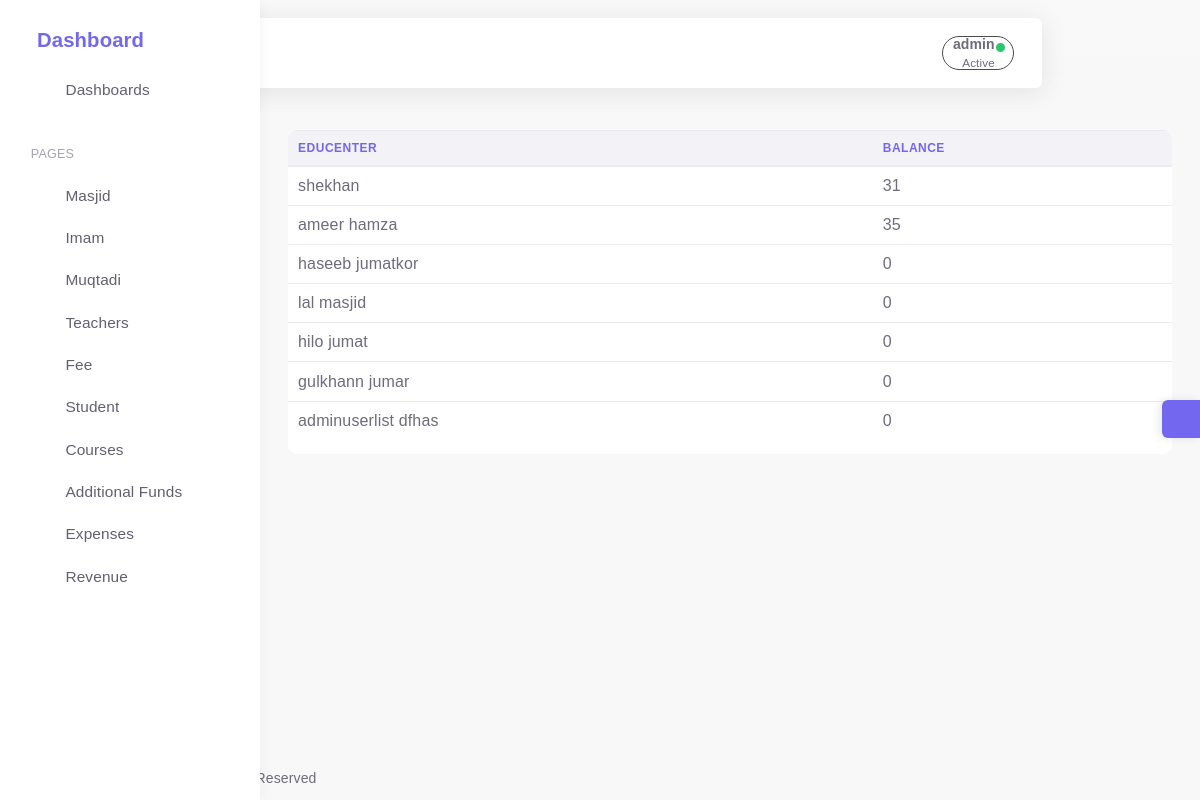
The app's page /totalrevenue (signed in), older data.
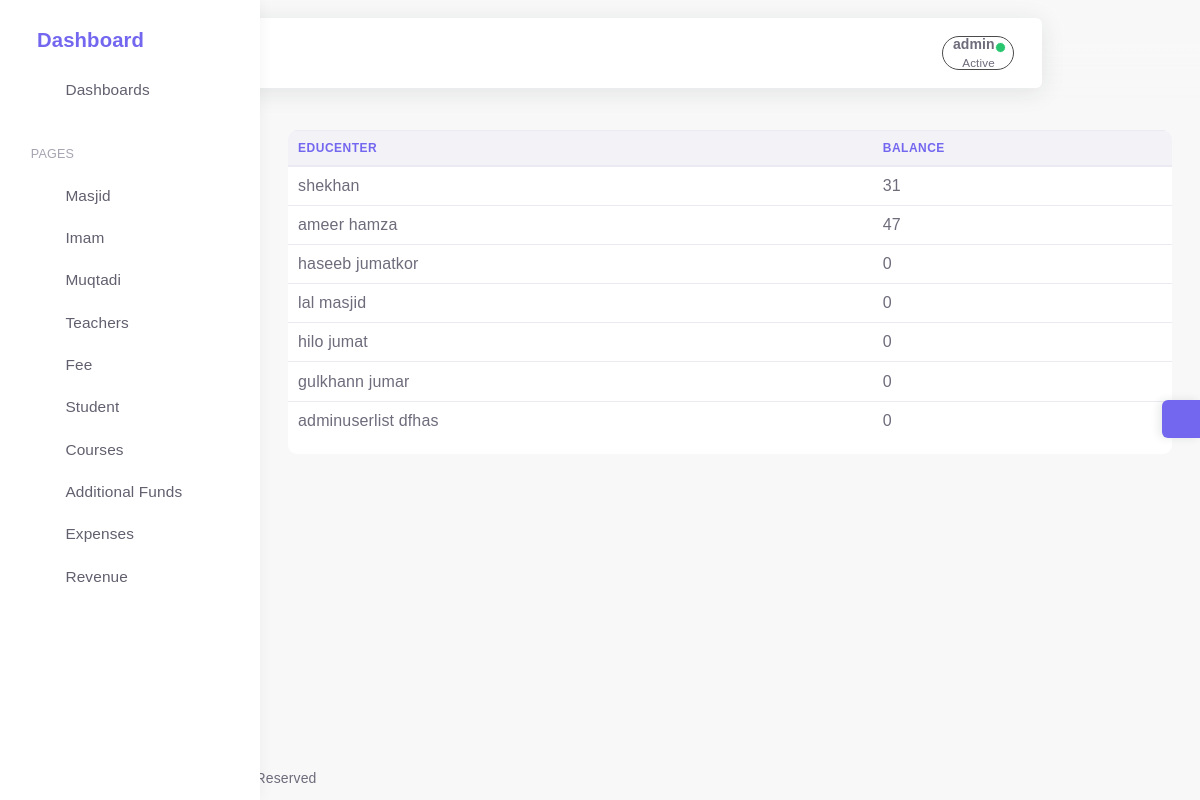
The same page, newer data.
### app/models.py (models this page shows, shortened)
class Cusmanager(models.Model):
    is_deleted=models.BooleanField(default=False)
    objects=Softdeletemanager()
    allobjects=models.Manager()
    class Meta:
        abstract=True

class Revenue(Cusmanager):
    balance=models.IntegerField(default=0)
    educenter=models.OneToOneField("Educenter",on_delete=models.SET_NULL,default=None,null=True,blank=True,related_name="reveducen")

class Educenter(Cusmanager):
    useradmin = models.OneToOneField(Useradmin, on_delete=models.CASCADE)
    name=models.CharField(max_length=50)
    address=models.CharField(max_length=60)
    def __str__(self):
        return self.name

### app/views.py (the view)
# urls.py: path('totalrevenue', Totalrevenue.as_view(), name="totalrevenue"),
class Totalrevenue(SuperUserRequiredMixin,ListView):
    template_name = "totalrevenue.html"
    modal=Revenue
    context_object_name = "rev"
    def get_queryset(self):
        if self.request.user.is_superuser:
            return Revenue.objects.all()
        else:
            pass

### app/cusmanager.py (called while the page is built)
    def get_queryset(self):
        return super().get_queryset().filter(is_deleted=False)

### app/views.py (called while the page is built)
    @method_decorator(login_required)
    def dispatch(self, request, *args, **kwargs):
        if not request.user.is_superuser:
            messages.error(
                request,
                'Permission required to perform the '
                'requested operation.')
            return redirect(settings.LOGIN_URL)
        return super(SuperUserRequiredMixin, self).dispatch(request,
            *args, **kwargs)

### templates/totalrevenue.html (shortened to what this page needs)
{% extends 'base.html' %}
{% load subfilter %}
{% load static %}
{% block content %}
<link rel="stylesheet" type="text/css" href="https://cdn.datatables.net/1.10.20/css/jquery.dataTables.css">
<link rel="stylesheet"  href="https://cdn.datatables.net/buttons/2.2.3/css/buttons.dataTables.min.css" >
    <div style="border-radius:9px;" class="bg-white table-responsive  float-center ">
		<table class="table table-hover example">
			<thead>
				<tr >
					<th class="text-primary" >Educenter</th>
					<th class="text-primary">balance</th>
				</tr>
			</thead>
			<tbody>
			{% for i in rev %}
			<tr>
				<td>{{i.educenter}}</td>
				<td>{{i.balance}}</td>
			</tr>
			{% endfor %}
			</tbody>
			</table>
		</div>
	</div>
{% endblock %}

### templates/base.html (shortened to what this page needs)
{% load static %}
<html class="loading" lang="en" data-textdirection="ltr">
<head>
 <link href="https://cdn.jsdelivr.net/npm/select2@4.1.0-beta.1/dist/css/select2.min.css" rel="stylesheet" />
    <link rel="stylesheet" type="text/css" href="{% static '/app-assets/vendors/css/vendors.min.css' %}">
    <link rel="stylesheet" type="text/css" href="{% static '/app-assets/vendors/css/extensions/toastr.min.css' %}">
    <link rel="stylesheet" type="text/css " href="{% static '/app-assets/vendors/css/charts/apexcharts.css' %}">
    <link rel="stylesheet" href="https://cdn.jsdelivr.net/npm/bootstrap@4.6.0/dist/css/bootstrap.min.css">
    <link rel="stylesheet" type="text/css" href="{% static '/app-assets/css/bootstrap-extended.min.css' %}">
    <link rel="stylesheet" type="text/css" href="{% static '/app-assets/css/bootstrap.min.css' %}">
    <link rel="stylesheet" type="text/css" href="{% static '/app-assets/css/colors.min.css' %}">
    <link rel="stylesheet" type="text/css" href="{% static '/app-assets/css/components.min.css' %}">
    <link rel="stylesheet" type="text/css" href="{% static '/app-assets/css/themes/dark-layout.min.css' %}">
    <link rel="stylesheet" type="text/css" href="{% static '/app-assets/css/themes/bordered-layout.min.css' %}">
    <link rel="stylesheet" type="text/css" href="{% static '/app-assets/css/themes/semi-dark-layout.min.css' %}">
    <link rel="stylesheet" type="text/css" href="{% static '/app-assets/css/core/menu/menu-types/vertical-menu.min.css' %}">
    <link rel="stylesheet" type="text/css" href="{% static '/app-assets/css/pages/dashboard-ecommerce.min.css' %}">
    <link rel="stylesheet" type="text/css" href="{% static '/app-assets/css/plugins/charts/chart-apex.min.css' %}">
    <link rel="stylesheet" type="text/css" href="{% static '/app-assets/css/plugins/extensions/ext-component-toastr.min.css' %}">
    <link rel="stylesheet" type="text/css" href="{% static '/assets/css/style.css' %}">
</head>
<body class="vertical-layout vertical-menu-modern  navbar-floating footer-static  mainbody" data-open="click" data-menu="vertical-menu-modern" data-col="">
<nav class="header-navbar navbar navbar-expand-lg align-items-center floating-nav navbar-light navbar-shadow container-xxl">
    <div class="navbar-container d-flex content">
        <div class="bookmark-wrapper d-flex align-items-center">
            <ul class="nav navbar-nav">
                <li class="nav-item d-none d-lg-block"><a class="nav-link bookmark-star"><i class="ficon text-warning" data-feather="star"></i></a>
                </li>
            </ul>
        </div>
        <ul class="nav navbar-nav align-items-center ml-auto rounded">
            {% if request.user.is_authenticated %}
            <li class="nav-item dropdown dropdown-user border-dark"  style="padding:0px; margin:0px; border-radius:90px;"><a class=" nav-link dropdown-toggle dropdown-user-link"  href="javascript:void(0);" data-toggle="dropdown" aria-haspopup="true" aria-expanded="false">
                <div class="user-nav d-sm-flex d-none"><span class="user-name font-weight-bolder">{{request.user}}</span><span class="user-status">Active</span></div><span class="avatar"><span class="avatar-status-online"></span></span></a>
            </li>
            {% endif %}
        </ul>
    </div>
</nav>
<div class="main-menu menu-fixed menu-light menu-accordion menu-shadow" data-scroll-to-active="true">
    <div class="navbar-header">
        <ul class="nav navbar-nav flex-row">
            <li class="nav-item mr-auto"><a class="navbar-brand" href="/">
                    <h2 class="brand-text">Dashboard</h2></a></li>
            <li class="nav-item nav-toggle"><a class="nav-link modern-nav-toggle pr-0" data-toggle="collapse"><i class="d-none d-xl-block collapse-toggle-icon font-medium-4  text-primary" data-feather="disc" data-ticon="disc"></i></a></li>
        </ul>
    </div>
    <div class="main-menu-content">
        <ul class="navigation navigation-main" id="main-menu-navigation" data-menu="menu-navigation">
            <li class=" nav-item"><a class="d-flex align-items-center" href="/"><i data-feather="home"></i><span class="menu-title text-truncate" data-i18n="Dashboards">Dashboards</span></a>
            </li>
            <li class=" navigation-header  align-items-center"><span data-i18n="Apps &amp; Pages">   Pages</span><i data-feather="more-horizontal"></i>
          {% if request.user.is_superuser %}
            </li>
            <li class=" nav-item"><a class="d-flex align-items-center" href="{% url 'educenlist'%}"><i data-feather="home"></i><span class="menu-title text-truncate" data-i18n="Email">Masjid</span></a>
            </li>
          {% endif %}
            <li class=" nav-item"><a class="d-flex align-items-center" href="{% url 'imamlist'%}"><i data-feather="users"></i><span class="menu-title text-truncate" data-i18n="Chat">Imam </span></a>
            </li>
            <li class=" nav-item"><a class="d-flex align-items-center" href="{% url 'emplist'%}"><i data-feather="users"></i><span class="menu-title text-truncate" data-i18n="Todo">Muqtadi</span></a>
            </li>
            <li class=" nav-item"><a class="d-flex align-items-center" href="{% url 'teacherlist'%}"><i data-feather="users"></i><span class="menu-title text-truncate" data-i18n="Calendar">Teachers</span></a>
            </li>
            <li class=" nav-item"><a class="d-flex align-items-center" href="{% url 'paytmentmenue'%}"><i data-feather="dollar-sign"></i><span class="menu-title text-truncate" data-i18n="Kanban">Fee</span></a>
            </li>
            <li class=" nav-item"><a class="d-flex align-items-center" href="{% url 'stulist'%}"><i data-feather="users"></i><span class="menu-title text-truncate" data-i18n="Kanban">Student</span></a>
            </li>
            <li class=" nav-item"><a class="d-flex align-items-center" href="{% url 'courseslist'%}"><i data-feather="book"></i><span class="menu-title text-truncate" data-i18n="Kanban">Courses</span></a>
            </li>
            <li class=" nav-item"><a class="d-flex align-items-center" href="{% url 'sidefundlist'%}"><i data-feather="briefcase"></i><span class="menu-title text-truncate" data-i18n="Kanban">Additional Funds</span></a>
            </li>
            <li class=" nav-item"><a class="d-flex align-items-center" href="{% url 'expenselist'%}"><i data-feather="shopping-bag"></i><span class="menu-title text-truncate" data-i18n="Kanban">Expenses</span></a>
            </li>
            {% now "n" as current_month %}
            {% now "Y" as current_year %}
            <li class=" nav-item"><a class="d-flex align-items-center" href="{% url 'showrevenue'  current_month current_year %}"><i data-feather="pocket"></i><span class="menu-title text-truncate" data-i18n="Kanban">Revenue</span></a>
            </li>
        </ul>
    </div>
</div>
<div class="app-content content">
    <div class="content-wrapper container-xxl p-0">
        <div class="content-header row">
        </div>
        <div class="content-body">
            <section id="multiple-column-form sect" class="mainsection float-center ">
                    {% block content %}
                    {% endblock content %}
        </div>
    </div>
<div class="customizer d-none d-md-block"><a class="customizer-toggle d-flex align-items-center justify-content-center" href="javascript:void(0);"><i class="spinner" data-feather="settings"></i></a>
</div>
<footer class="footer footer-static footer-light">
  <p class="clearfix mb-0"><span class="float-md-left d-block d-md-inline-block mt-25">COPYRIGHT  &copy; 2022<a class="ml-25" href="https://1.envato.market/pixinvent_portfolio" target="_blank">test</a><span class="d-none d-sm-inline-block">, All rights Reserved</span></span></p>
</footer>
</body>
</html>

Row changes from the older to the newer data that the page shows:
changed Revenue "ameer hamza": balance "35" → "47"
